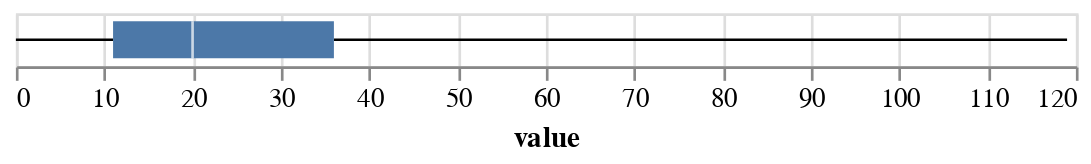

The cell this chart's notebook holds for it:
### Code cell
chart.mark_boxplot(extent='min-max').encode(x='value')

### Figure 1 — Vega-Lite specification as saved in the notebook (floating-point values rounded to 4 significant figures; data arrays with more than 128 entries replaced by an {"elided": "..."} marker saying what was removed)
{"config": {"view": {"continuousWidth": 400, "continuousHeight": 300}}, "data": {"name": "data-37ae31f0f990cd35c4714ffd93ea7b67"}, "mark": {"type": "boxplot", "extent": "min-max"}, "encoding": {"x": {"field": "value", "type": "quantitative"}}, "$schema": "https://vega.github.io/schema/vega-lite/v4.17.0.json", "datasets": {"data-37ae31f0f990cd35c4714ffd93ea7b67": {"elided": "744 records"}}}
